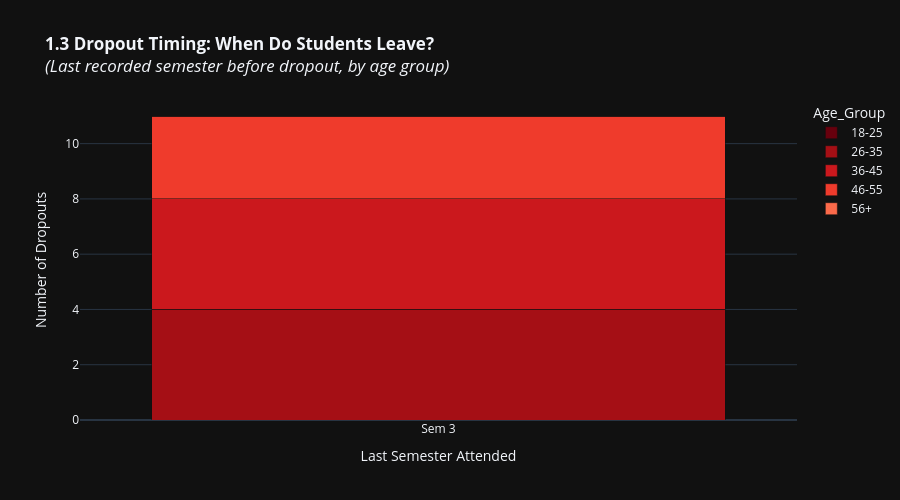

The cell this chart's notebook holds for it:
### Code cell
# ==========================================
# CHART 1.3: Dropout Timing Analysis
# ==========================================
# Identify when students drop (their last recorded semester)
last_sem = master_df.groupby('STUDENT ID').agg({
    'PERIOD': 'last',
    'Completed': 'max',
    'Age_Group': 'first'
}).reset_index()

# Students who didn't complete
dropouts = last_sem[last_sem['Completed'] == 0]
dropout_timing = dropouts.groupby(['PERIOD', 'Age_Group']).size().reset_index(name='Count')

fig = px.bar(
    dropout_timing,
    x='PERIOD',
    y='Count',
    color='Age_Group',
    title='<b>1.3 Dropout Timing: When Do Students Leave?</b><br><i>(Last recorded semester before dropout, by age group)</i>',
    labels={'PERIOD': 'Last Semester Attended', 'Count': 'Number of Dropouts'},
    category_orders={'PERIOD': semester_order},
    color_discrete_sequence=px.colors.sequential.Reds_r,
    height=500
)

fig.update_layout(barmode='stack')
fig.show()

print(f"\n📊 Total Dropouts: {len(dropouts)} students")
print(f"Most critical dropout point: {dropout_timing.groupby('PERIOD')['Count'].sum().idxmax()}")

### Figure 1 — Plotly figure (JSON) as saved in the notebook; plotly's stock layout.template omitted (floating-point values rounded to 4 significant figures)
{"data": [{"alignmentgroup": "True", "hovertemplate": "Age_Group=18-25<br>Last Semester Attended=%{x}<br>Number of Dropouts=%{y}<extra></extra>", "legendgroup": "18-25", "marker": {"color": "rgb(103,0,13)", "pattern": {"shape": ""}}, "name": "18-25", "offsetgroup": "18-25", "orientation": "v", "showlegend": true, "textposition": "auto", "type": "bar", "x": ["Sem 3"], "xaxis": "x", "y": [0], "yaxis": "y"}, {"alignmentgroup": "True", "hovertemplate": "Age_Group=26-35<br>Last Semester Attended=%{x}<br>Number of Dropouts=%{y}<extra></extra>", "legendgroup": "26-35", "marker": {"color": "rgb(165,15,21)", "pattern": {"shape": ""}}, "name": "26-35", "offsetgroup": "26-35", "orientation": "v", "showlegend": true, "textposition": "auto", "type": "bar", "x": ["Sem 3"], "xaxis": "x", "y": [4], "yaxis": "y"}, {"alignmentgroup": "True", "hovertemplate": "Age_Group=36-45<br>Last Semester Attended=%{x}<br>Number of Dropouts=%{y}<extra></extra>", "legendgroup": "36-45", "marker": {"color": "rgb(203,24,29)", "pattern": {"shape": ""}}, "name": "36-45", "offsetgroup": "36-45", "orientation": "v", "showlegend": true, "textposition": "auto", "type": "bar", "x": ["Sem 3"], "xaxis": "x", "y": [4], "yaxis": "y"}, {"alignmentgroup": "True", "hovertemplate": "Age_Group=46-55<br>Last Semester Attended=%{x}<br>Number of Dropouts=%{y}<extra></extra>", "legendgroup": "46-55", "marker": {"color": "rgb(239,59,44)", "pattern": {"shape": ""}}, "name": "46-55", "offsetgroup": "46-55", "orientation": "v", "showlegend": true, "textposition": "auto", "type": "bar", "x": ["Sem 3"], "xaxis": "x", "y": [3], "yaxis": "y"}, {"alignmentgroup": "True", "hovertemplate": "Age_Group=56+<br>Last Semester Attended=%{x}<br>Number of Dropouts=%{y}<extra></extra>", "legendgroup": "56+", "marker": {"color": "rgb(251,106,74)", "pattern": {"shape": ""}}, "name": "56+", "offsetgroup": "56+", "orientation": "v", "showlegend": true, "textposition": "auto", "type": "bar", "x": ["Sem 3"], "xaxis": "x", "y": [0], "yaxis": "y"}], "layout": {"barmode": "stack", "height": 500, "legend": {"title": {"text": "Age_Group"}, "tracegroupgap": 0}, "title": {"text": "<b>1.3 Dropout Timing: When Do Students Leave?</b><br><i>(Last recorded semester before dropout, by age group)</i>"}, "xaxis": {"anchor": "y", "categoryarray": ["Sem 1", "Sem 2", "Sem 3", "Sem 4"], "categoryorder": "array", "domain": [0, 1], "title": {"text": "Last Semester Attended"}}, "yaxis": {"anchor": "x", "domain": [0, 1], "title": {"text": "Number of Dropouts"}}}}
